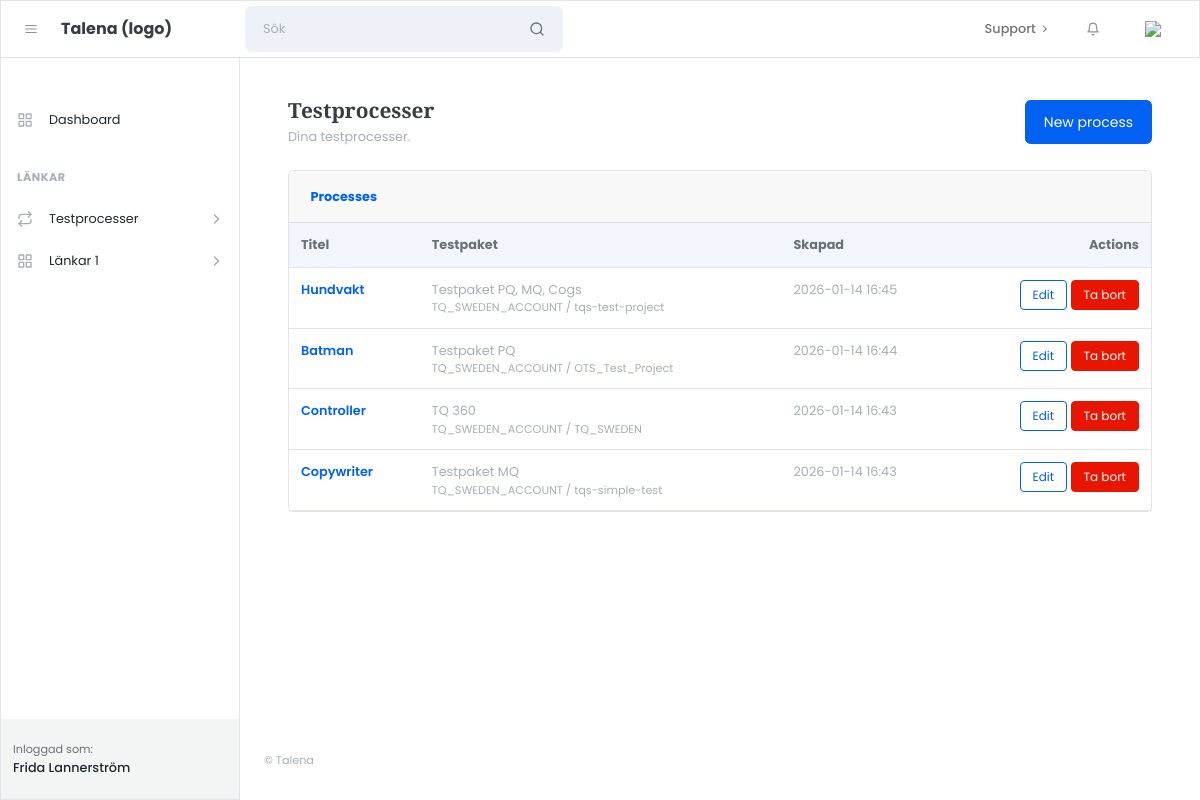
The app's page /processes/ (signed in), older data.
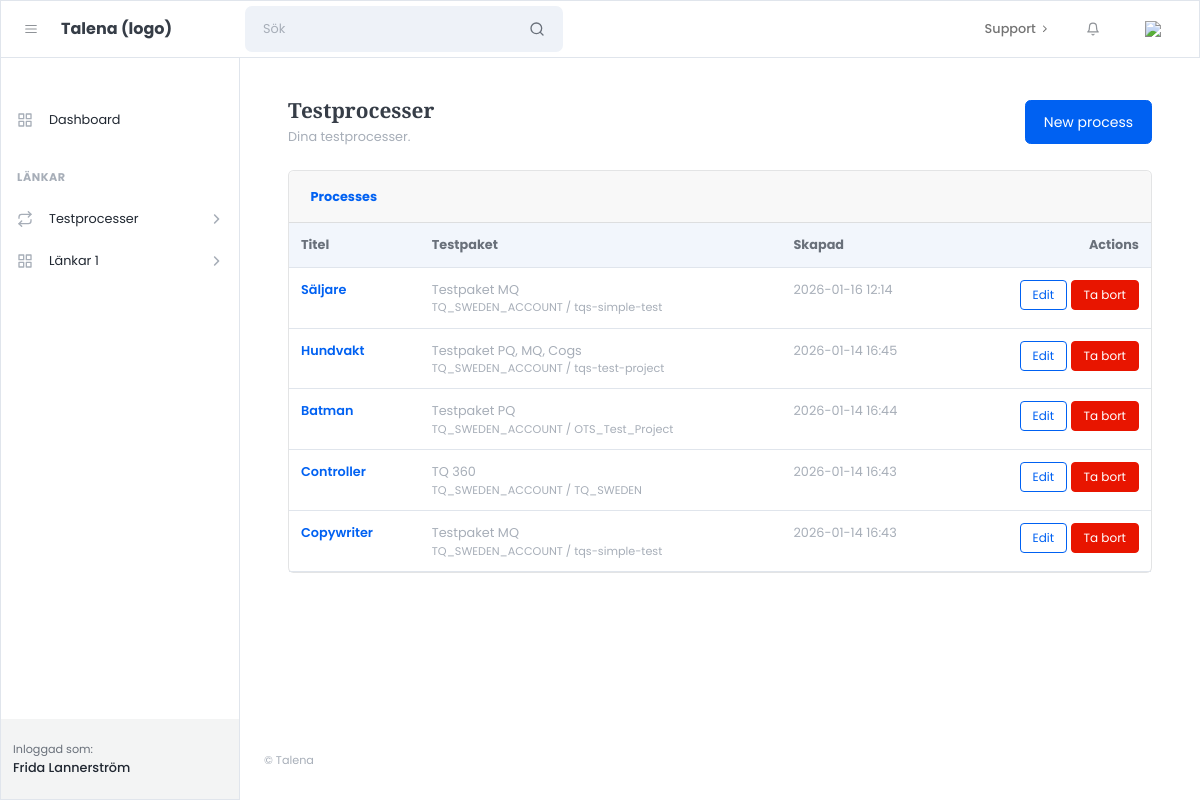
The same page, newer data.
### apps/processes/models.py (models this page shows, shortened)
class TestProcess(models.Model):
    name = models.CharField(max_length=255)
    provider = models.CharField(max_length=50, default="sova")
    account_code = models.CharField(max_length=255)
    project_code = models.CharField(max_length=255)
    project_name_snapshot = models.CharField(max_length=255, blank=True, default="")
    job_title = models.CharField(max_length=255, blank=True, default="")
    job_location = models.CharField(max_length=255, blank=True, default="")
    notes = models.TextField(blank=True, default="")
    self_registration_token = models.UUIDField(
        default=uuid.uuid4,
        unique=True,
        editable=False,
        db_index=True,
    )
    created_by = models.ForeignKey(
        settings.AUTH_USER_MODEL,
        on_delete=models.CASCADE,
        related_name="test_processes",
    )
    created_at = models.DateTimeField(auto_now_add=True)
    class Meta:
        ordering = ["-created_at"]

### apps/processes/views.py (the view)
# urls.py: path("", views.process_list, name="process_list"),
@login_required
def process_list(request):
    processes = TestProcess.objects.filter(created_by=request.user)
    return render(request, "customer/processes/process_list.html", {"processes": processes})

### templates/customer/processes/process_list.html (shortened to what this page needs)
{% extends "customer/core/layouts/customer_base.html" %}
{% block content %}
<div class="container-fluid px-4">
  <div class="d-flex align-items-center justify-content-between mb-4">
    <div>
      <h1 class="h3 mb-1">Testprocesser</h1>
      <div class="text-muted">Dina testprocesser.</div>
    </div>
    <a class="btn btn-primary" href="{% url 'processes:process_create' %}">New process</a>
  </div>
  <div class="card">
    <div class="card-header"><strong>Processes</strong></div>
    <div class="card-body p-0">
      <div class="table-responsive">
        <table class="table mb-0">
          <thead class="bg-light">
            <tr>
              <th>Titel</th>
              <th>Testpaket</th>
              <th>Skapad</th>
              <th class="text-end">Actions</th>
            </tr>
          </thead>
          <tbody>
            {% for p in processes %}
              <tr>
                <td class="fw-semibold">
  <a href="{% url 'processes:process_detail' p.id %}">{{ p.name }}</a>
</td>
                <td class="text-muted">
                  {{ p.project_name_snapshot }}
                  <div class="small text-muted">{{ p.account_code }} / {{ p.project_code }}</div>
                </td>
                <td class="text-muted">{{ p.created_at|date:"Y-m-d H:i" }}</td>
                <td class="text-end">
                  <a class="btn btn-sm btn-outline-primary"
                    href="{% url 'processes:process_update' p.id %}">
                    Edit
                  </a>
                  <form method="post"
      action="{% url 'processes:process_delete' p.id %}"
      style="display:inline;"
      onsubmit="return confirm('Är du säker på att du vill ta bort denna process?');">
  <button type="submit" class="btn btn-sm btn-danger">
    Ta bort
  </button>
</form>
                </td>
              </tr>
            {% empty %}
              <tr>
                <td colspan="4" class="p-4 text-muted">No processes yet. Click “New process”.</td>
              </tr>
            {% endfor %}
          </tbody>
        </table>
      </div>
    </div>
  </div>
</div>
{% endblock %}

Row changes from the older to the newer data that the page shows:
added TestProcess: name "Säljare", project_name_snapshot "Testpaket MQ", account_code "TQ_SWEDEN_ACCOUNT", project_code "tqs-simple-test", created_at "2026-01-16 12:14"
